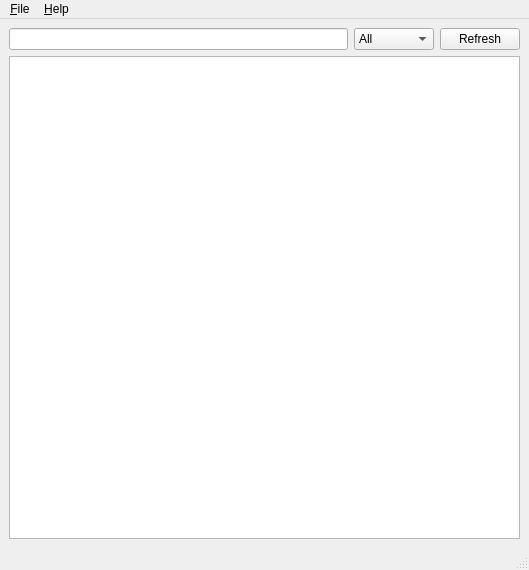
<?xml version="1.0" encoding="UTF-8"?>
<ui version="4.0">
 <class>MainWindow</class>
 <widget class="QMainWindow" name="MainWindow">
  <property name="geometry">
   <rect>
    <x>0</x>
    <y>0</y>
    <width>529</width>
    <height>570</height>
   </rect>
  </property>
  <property name="windowTitle">
   <string>Lugdulo'v</string>
  </property>
  <property name="windowIcon">
   <iconset resource="../res/lugdulov.qrc">
    <normaloff>:/res/icon.png</normaloff>:/res/icon.png</iconset>
  </property>
  <widget class="QWidget" name="centralwidget">
   <layout class="QGridLayout" name="gridLayout">
    <item row="0" column="0" colspan="4">
     <widget class="QLineEdit" name="lineEdit"/>
    </item>
    <item row="0" column="5">
     <widget class="QPushButton" name="pushButton">
      <property name="text">
       <string>Refresh</string>
      </property>
     </widget>
    </item>
    <item row="0" column="4">
     <widget class="QComboBox" name="comboBox">
      <item>
       <property name="text">
        <string>All</string>
       </property>
      </item>
     </widget>
    </item>
    <item row="2" column="0" colspan="6">
     <widget class="MainListWidget" name="listWidget">
      <property name="alternatingRowColors">
       <bool>true</bool>
      </property>
      <property name="selectionRectVisible">
       <bool>true</bool>
      </property>
     </widget>
    </item>
   </layout>
  </widget>
  <widget class="QMenuBar" name="menubar">
   <property name="geometry">
    <rect>
     <x>0</x>
     <y>0</y>
     <width>529</width>
     <height>19</height>
    </rect>
   </property>
   <widget class="QMenu" name="menu_File">
    <property name="title">
     <string>&amp;File</string>
    </property>
    <addaction name="quitAction"/>
   </widget>
   <widget class="QMenu" name="menu_About">
    <property name="title">
     <string>&amp;Help</string>
    </property>
    <addaction name="velovAction"/>
    <addaction name="separator"/>
    <addaction name="aboutQtAction"/>
    <addaction name="aboutAction"/>
   </widget>
   <addaction name="menu_File"/>
   <addaction name="menu_About"/>
  </widget>
  <widget class="QStatusBar" name="statusbar"/>
  <action name="aboutQtAction">
   <property name="text">
    <string>About &amp;Qt...</string>
   </property>
  </action>
  <action name="aboutAction">
   <property name="text">
    <string>&amp;About...</string>
   </property>
  </action>
  <action name="quitAction">
   <property name="text">
    <string>&amp;Quit</string>
   </property>
  </action>
  <action name="velovAction">
   <property name="text">
    <string>&amp;Velo'v Grand Lyon ...</string>
   </property>
  </action>
 </widget>
 <customwidgets>
  <customwidget>
   <class>MainListWidget</class>
   <extends>QListWidget</extends>
   <header>mainlistwidget.h</header>
  </customwidget>
 </customwidgets>
 <resources>
  <include location="../res/lugdulov.qrc"/>
 </resources>
 <connections>
  <connection>
   <sender>quitAction</sender>
   <signal>triggered()</signal>
   <receiver>MainWindow</receiver>
   <slot>close()</slot>
   <hints>
    <hint type="sourcelabel">
     <x>-1</x>
     <y>-1</y>
    </hint>
    <hint type="destinationlabel">
     <x>399</x>
     <y>299</y>
    </hint>
   </hints>
  </connection>
 </connections>
</ui>
